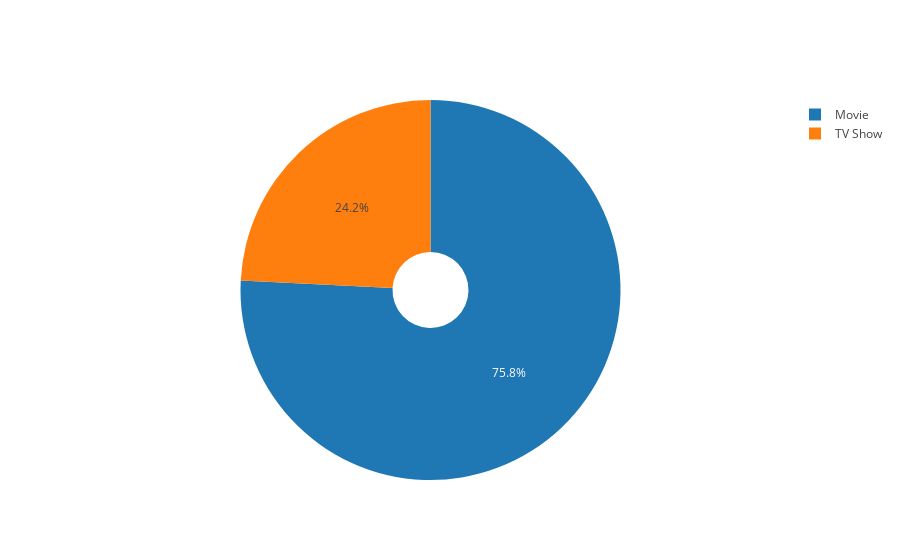

Source (notebook cell):
### Code cell
import plotly.offline as pyo
import plotly.graph_objs as go

typedf1 = year.groupby('type').size()/df['type'].count()*100
labels = typedf1.index
values = typedf1.values

fig = go.Figure(data=[go.Pie(labels=labels, values=values, hole=0.2)])
                
                
fig.show()

### Figure 1 — Plotly figure (JSON) as saved in the notebook; plotly's stock layout.template omitted (floating-point values rounded to 4 significant figures)
{"data": [{"hole": 0.2, "labels": ["Movie", "TV Show"], "type": "pie", "uid": "47945f69-6ff4-454f-8558-b346a63dc9cb", "values": [67.41, 21.52]}], "layout": {}}
